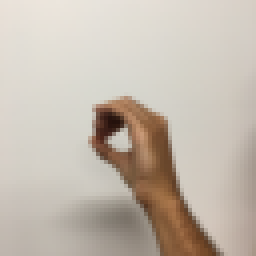
#> input picture class_0.jpg, 64 x 64 px (shown 4 times larger)
$ jupyter execute --allow-errors group22_demo.ipynb
#> lines starting #> are read from the running program, lines starting #| are printed output that depends on the picture
# Image Classification demo

    initialize the notebook

[cell 1]
import numpy as np
from IPython.display import display,HTML
import joblib

np.set_printoptions(suppress=True)

from IPython.display import Markdown, display
def printmd(string):
    display(Markdown(string))

## import packages

[cell 2]
import matplotlib.pyplot as plt
from sklearn import svm
from sklearn.linear_model import LogisticRegression
from sklearn.metrics import classification_report
from sklearn.neural_network import MLPClassifier
import tkinter
import tkinter.filedialog
from sklearn.metrics import confusion_matrix

#load image classes
class_0 = plt.imread("class_0.jpg")
#> class_0 is the input picture: shape (64, 64, 4) float32; mean R, G, B, A 0.77, 0.73, 0.685, 1
class_1 = plt.imread("class_1.jpg")
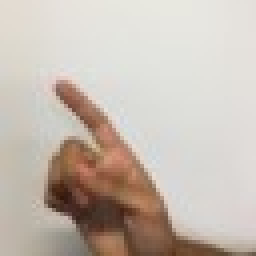
#> input picture class_1.jpg, 64 x 64 px (shown 4 times larger)
#> class_1 is the input picture: shape (64, 64, 3); mean R, G, B 198.6, 187.9, 178.3
class_2 = plt.imread("class_2.jpg")
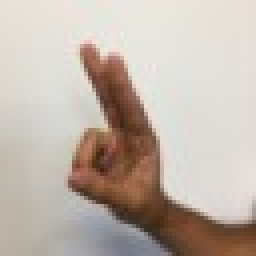
#> input picture class_2.jpg, 64 x 64 px (shown 4 times larger)
#> class_2 is the input picture: shape (64, 64, 3); mean R, G, B 192.6, 180.9, 171.2
class_3 = plt.imread("class_3.jpg")
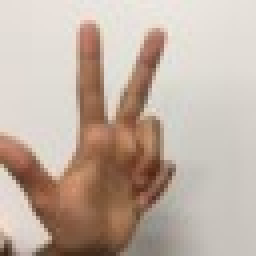
#> input picture class_3.jpg, 64 x 64 px (shown 4 times larger)
#> class_3 is the input picture: shape (64, 64, 3); mean R, G, B 192.7, 175.6, 163.2
class_4 = plt.imread("class_4.jpg")
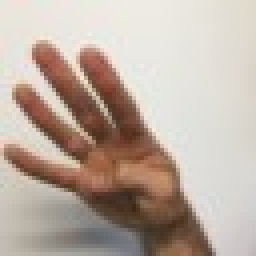
#> input picture class_4.jpg, 64 x 64 px (shown 4 times larger)
#> class_4 is the input picture: shape (64, 64, 3); mean R, G, B 188.2, 173.3, 162.1
class_5 = plt.imread("class_5.jpg")
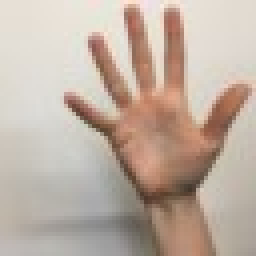
#> input picture class_5.jpg, 64 x 64 px (shown 4 times larger)
#> class_5 is the input picture: shape (64, 64, 3); mean R, G, B 191.5, 175.2, 162.7

## load training and testing data

[cell 3]
def call_result():
    root.destroy()

def load_data():
    root = tkinter.Tk()
    root.title('TESTING DATA')

    filename = tkinter.filedialog.askopenfilename(parent=root,title="Choose demo dataset file")
#> the answer given: class_0.jpg
